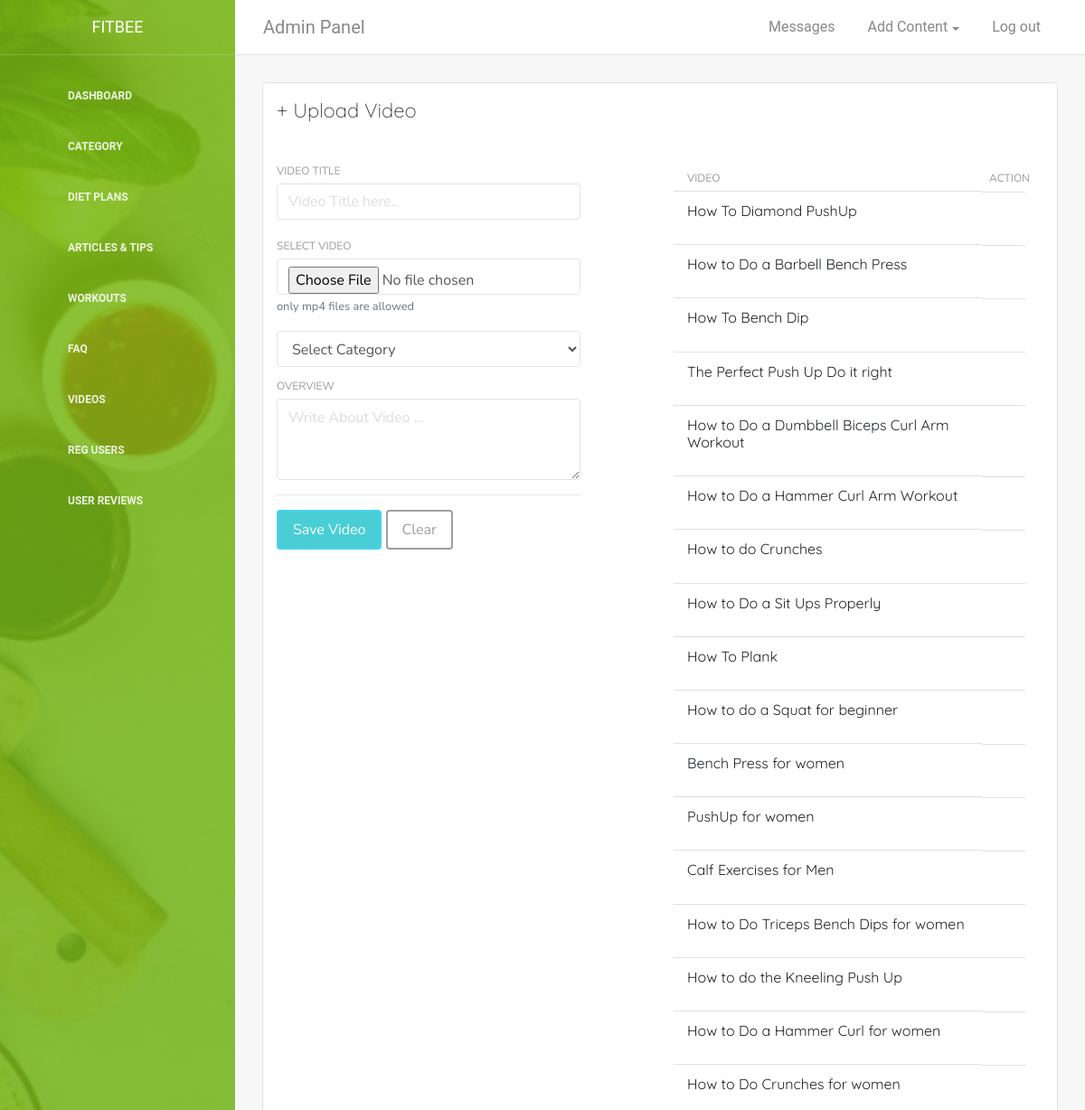
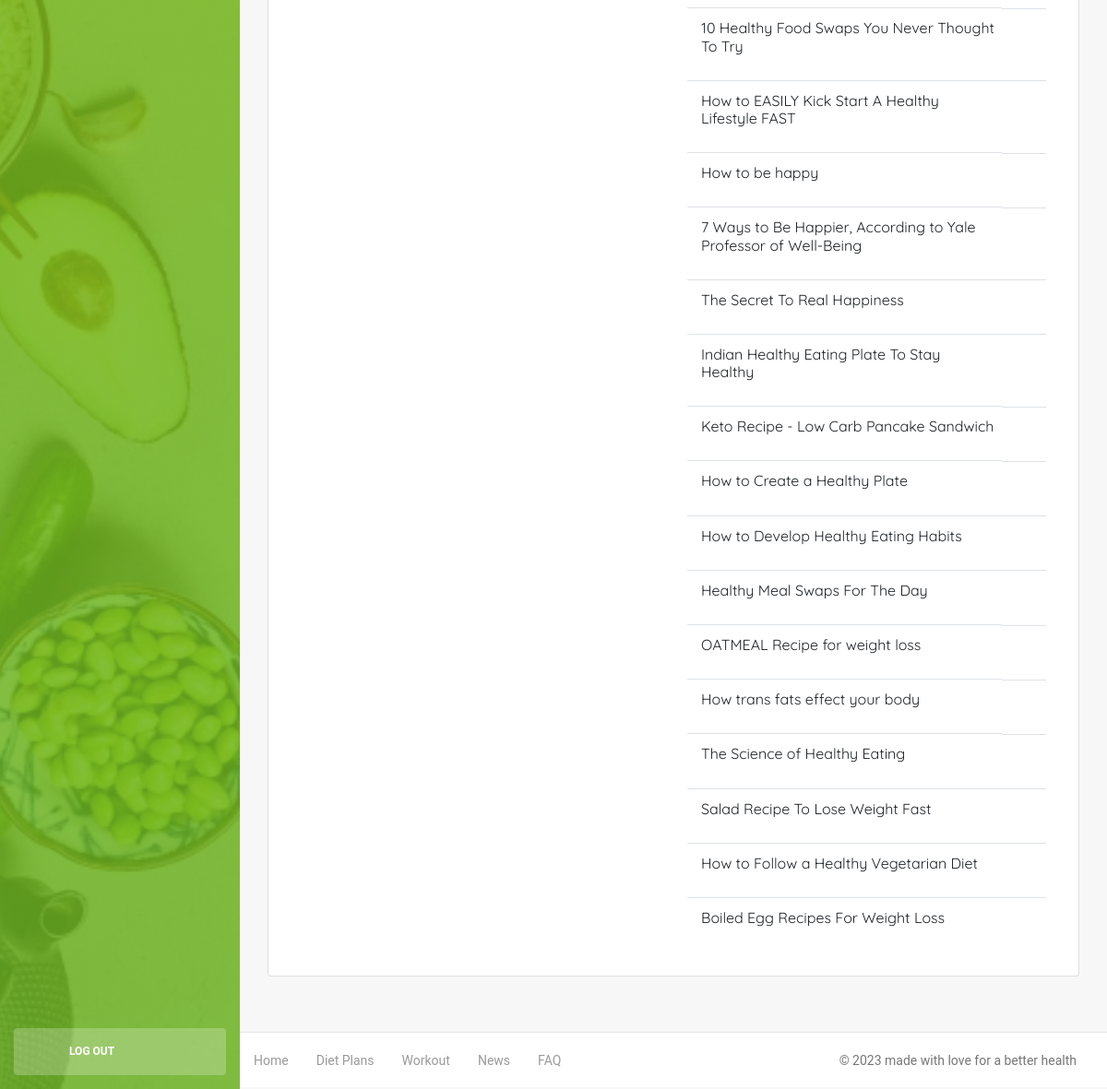
/Modules/video.php (signed in), run on the app's committed database (2 pictures, top to bottom).
### tables this page shows
CREATE TABLE IF NOT EXISTS `video` (
`vdid` int(11) NOT NULL,
  `vdtitle` varchar(300) NOT NULL,
  `category` varchar(80) NOT NULL,
  `vdUrl` varchar(150) NOT NULL,
  `overview` varchar(600) NOT NULL,
  `addedDate` timestamp NOT NULL DEFAULT CURRENT_TIMESTAMP,
  `target` varchar(50) NOT NULL
);

### Modules/video.php (the view, shortened to what this page needs)
<?php include 'header.php'; ?>
<div class="card-header ">
    <h4 class="card-title"> + Upload Video  </h4>
 </div>
<div class="card-body">
	<div class="row mt-4">
		<div class="col-md-5">
			<form action='' method="post" enctype="multipart/form-data">
				<div class="form-group">
					<label>Video Title</label>
					<input type="text" name="title" required="required"class='form-control' placeholder="Video Title here.."  />
				</div>
				<div class="form-group">
				<label> Select Video </label>
				<input type="file" name="video" required="required" class="form-control" accept=".mp4">
				<small class="text-muted">only mp4 files are allowed </small>
			    </div>
			    <select name="category" required="required"class='form-control'>
						<option disabled="disabled" selected="selected"> Select Category</option>
				</select>
			<div class="form-group mt-2">
				    <label>overview</label>
					<textarea name="overview" required="required"class='form-control' rows=3 maxlength="2000" placeholder="Write About Video ... " ></textarea>
			</div> <hr>
			<button type="submit" class="btn btn-info bg" name='save'>Save Video</button>
			<button type="reset" class="btn btn-dark" >Clear</button>
			</form> <br>
		</div>
		<div class="col-md-1"></div>
		<div class="col-md-6">
			<table class="table table-sm">
			<thead>
			<tr> <th>Video</th> <th>Action</th> </tr>
			</thead>
			<tbody>
				<?php
					$sql="select * from video";
					$result=$conn->query($sql);
					while($row=$result->fetch_assoc()){
						$vd=$row['vdid'];
						echo "<tr>";
						echo "<td> <h5>".$row['vdtitle']."</h5></td>";
						echo "<td>
						<a href='#' onclick='delRec($vd)' class='text-decoration-none'>
						<i class='icofont-trash text-danger' title='Delete'> </i>
						</a><a data-toggle='modal' data-target='#exampleModal$vd'>
                        <i class='icofont-play text-info' title='Play'> </i> </a>
						</td>";
						echo "</tr>";
				}
				?>
			</tbody>
			</table>
		</div>
	</div>
</div>
<?php include 'footer.php'; ?>

### Modules/header.php (style rules this page uses)
body { font-family: 'Nunito Sans', sans-serif; }
h1,h2,h3,h4,h5 { font-family: 'Quicksand', sans-serif; }
:root { --themeColor1:#86CA2D; --themeColor2:#1CC3CB; --themeColor3:#f59031; --themeColor4:#e74c3c; }
.bg { background-color: var(--themeColor2); color: white; }

### data on the page
video: vdtitle "How To Diamond PushUp"
video: vdtitle "How to Do a Barbell Bench Press"
video: vdtitle "How To Bench Dip"
video: vdtitle "The Perfect Push Up Do it right"
video: vdtitle "How to Do a Dumbbell Biceps Curl Arm Workout"
video: vdtitle "How to Do a Hammer Curl Arm Workout"
video: vdtitle "How to do Crunches"
video: vdtitle "How to Do a Sit Ups Properly"
video: vdtitle "How To Plank"
video: vdtitle "How to do a Squat for beginner"
video: vdtitle "Bench Press for women"
video: vdtitle "PushUp for women"
video: vdtitle "Calf Exercises for Men"
video: vdtitle "How to Do Triceps Bench Dips for women"
video: vdtitle "How to do the Kneeling Push Up"
video: vdtitle "How to Do a Hammer Curl for women"
video: vdtitle "How to Do Crunches for women"
video: vdtitle "10 Healthy Food Swaps You Never Thought To Try"
video: vdtitle "How to EASILY Kick Start A Healthy Lifestyle FAST"
video: vdtitle "How to be happy"
video: vdtitle "7 Ways to Be Happier, According to Yale Professor of Well-Being"
video: vdtitle "The Secret To Real Happiness"
video: vdtitle "Indian Healthy Eating Plate To Stay Healthy"
video: vdtitle "Keto Recipe - Low Carb Pancake Sandwich"
video: vdtitle "How to Create a Healthy Plate"
video: vdtitle "How to Develop Healthy Eating Habits"
video: vdtitle "Healthy Meal Swaps For The Day"
video: vdtitle "OATMEAL Recipe for weight loss"
video: vdtitle "How trans fats effect your body"
video: vdtitle "The Science of Healthy Eating"
video: vdtitle "Salad Recipe To Lose Weight Fast"
video: vdtitle "How to Follow a Healthy Vegetarian Diet"
video: vdtitle "Boiled Egg Recipes For Weight Loss"
